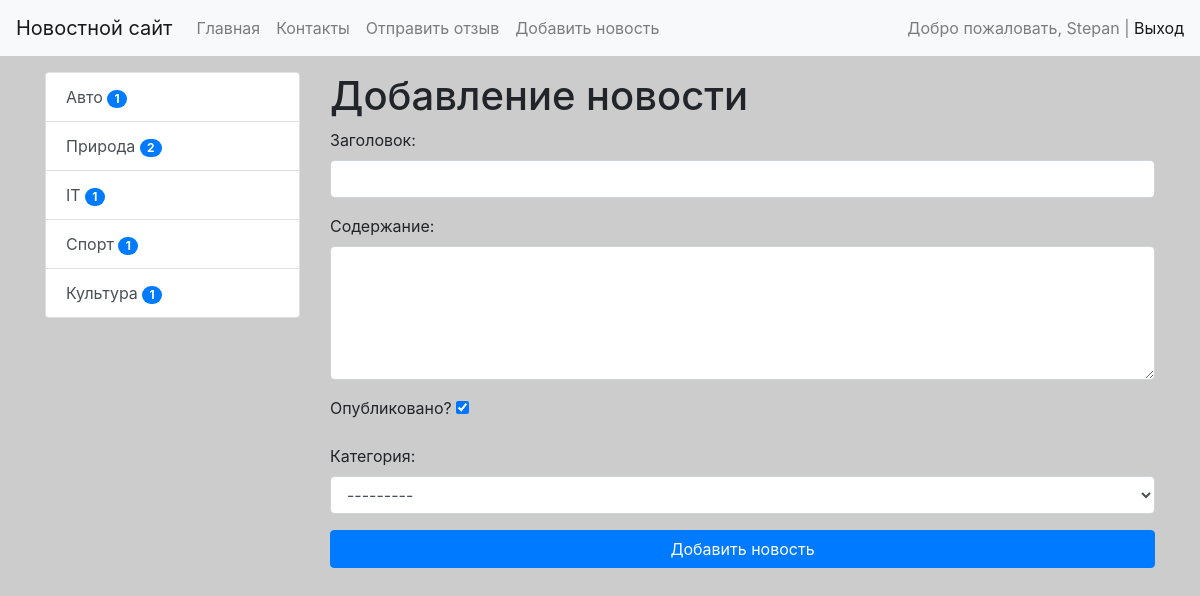
The app's page /news/add-news/ (signed in) with its own data.
### news/models.py (models this page shows)
class Category(models.Model):
    title = models.CharField(max_length=150, db_index=True, verbose_name="Наименование категории")
    def get_absolute_url(self):
        return reverse(viewname='category', kwargs={'category_id': self.pk})
    def __str__(self):
        return self.title
    class Meta:
        verbose_name = "Категория"
        verbose_name_plural = "Категории"
        ordering = ["title"]

### news/views.py (the view)
# urls.py: path('news/add-news/', CreateNews.as_view(), name='add_news'),
class CreateNews(LoginRequiredMixin, CreateView):
    form_class = NewsForm
    template_name = 'news/add_news.html'
    login_url = '/admin/'

### news/forms.py (shortened to what this page needs)
class NewsForm(forms.ModelForm):
    class Meta:
        model = News
        fields = ['title', 'content', 'is_published', 'category']
        widgets = {
            'title': forms.TextInput(attrs={"class": "form-control"}),
            'content': forms.Textarea(attrs={"class": "form-control", "rows": 5}),
            'category': forms.Select(attrs={"class": "form-control"})
        }

### news/templatetags/news_tags.py (called while the page is built)
@register.simple_tag(name="get_list_categories")
def get_categories():
    return Category.objects.all()

@register.inclusion_tag('news/list_categories.html')
def show_categories(arg1="Список категорий:"):
    categories = Category.objects.filter(news__is_published__exact=True).\
        annotate(cnt=Count('news', filter=F('news__is_published'))).filter(cnt__gt=0)
    return {'categories': categories, 'arg1': arg1}

### news/templates/news/add_news.html (shortened to what this page needs)
{% extends 'base.html' %}
{% block sidebar %}
{% include 'inc/_sidebar.html' %}
{% endblock %}
{% block content %}
<h1>Добавление новости</h1>
<form action="{% url 'add_news' %}" method="post">
    {{ form.as_p }}
    <button type="submit" class="btn btn-primary btn-block">Добавить новость</button>
</form>
{% endblock %}

### templates/inc/_nav.html (shortened to what this page needs)
<nav class="navbar navbar-expand-lg navbar-light bg-light">
    <a class="navbar-brand" href="{% url 'home' %}">Новостной сайт</a>
    <div class="collapse navbar-collapse" id="navbarSupportedContent">
        <ul class="navbar-nav mr-auto">
            <li class="nav-item"><a class="nav-link" href="{% url 'home' %}">Главная</a></li>
            <li class="nav-item"><a class="nav-link" href="{% url 'contact' %}">Контакты</a></li>
            <li class="nav-item"><a class="nav-link" href="{% url 'feedback' %}">Отправить отзыв</a></li>
            {% if request.user.is_authenticated %}
                <li class="nav-item"><a class="nav-link" href="{% url 'add_news' %}">Добавить новость</a></li>
            {% endif %}
        </ul>
        <span class="navbar-text">
            {% if request.user.is_authenticated %}
                Добро пожаловать, {{ user.username }} | <a href="{% url 'logout' %}">Выход</a>
            {% else %}
                <a href="{% url 'register' %}">Регистрация</a> | <a href="{% url 'login' %}">Авторизация</a>
            {% endif %}
        </span>
    </div>
</nav>

### news/templates/news/list_categories.html
<div class="list-group">
    {% for item in categories %}
    <a href="{{ item.get_absolute_url }}" class="list-group-item list-group-item-action">{{ item.title }}
        <span class="badge badge-primary badge-pill">{{ item.cnt }}</span>
    </a>
    {% endfor %}
</div>

### mysite/static/css/style.css (style rules this page uses)
body { background-color: #ccc; }

### records on screen
Category: title "Авто", cnt "1"
Category: title "Природа", cnt "2"
Category: title "IT", cnt "1"
Category: title "Спорт", cnt "1"
Category: title "Культура", cnt "1"

### other values on screen
{{ user.username }} "Stepan"
